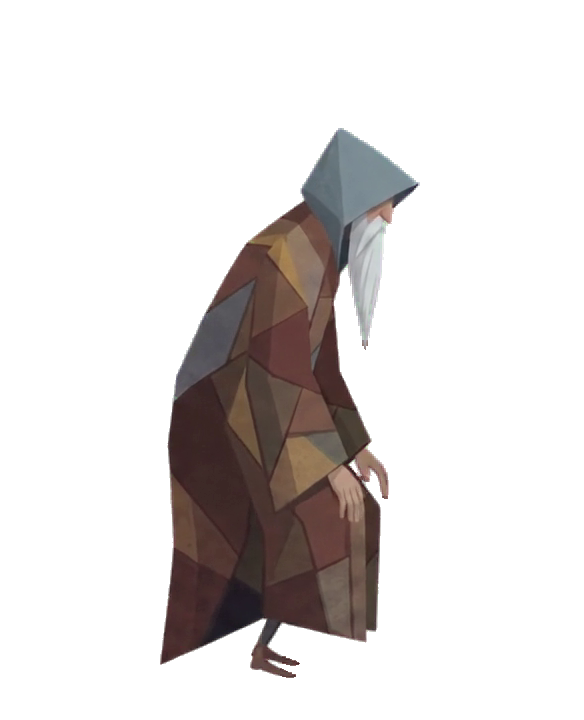
#> input picture raw/master_mason/anim/magnus_agacharse/04_limpios/c_021.png, 584 x 720 px, given in place of c_01.png, which was not available; the run also reads 1 picture not shown here
$ python igualar_color.py
#> lines starting #> are read from the running program, lines starting #| are printed output that depends on the picture; after the words box and inside, x2 and y2 are one past the last pixel; in counts of white or black regions, pixels touching at a corner belong together; pictures that were not available may be replaced by others from this repository, and a replacement may not be noted
"""Lleva el color de la tunica de todo el job al del reposo, con UNA ganancia comun.

El video del agacharse salio con la tunica algo mas oscura y menos calida que
los demas (media de los pixeles calidos del abrigo): de pie, c_001-c_010,
(91,62,59) frente a (95,70,62) del reposo. Una ganancia por canal, la misma para
los 134 sprites (sacada de los diez de pie): asi se conserva como cambia la luz
al agacharse, que una ganancia por sprite aplanaria. Se aplica en proporcion a
la saturacion (solo lo calido, sin borde entre paneles) y no toca capucha,
barba ni piernas. Copia previa en _sin_igualar_color/; parte siempre de ella.
    python igualar_color.py
"""
import glob, os, shutil
import numpy as np
from PIL import Image
aqui = os.path.dirname(os.path.abspath(__file__))
carpeta = os.path.join(aqui, '04_limpios'); copia = os.path.join(aqui, '_sin_igualar_color')
REF = os.path.join(aqui, '..', 'magnus_respirando', '04_limpios', 'c_01.png')

def tunica(rgb):
    mx = rgb.max(-1); mn = rgb.min(-1); s = (mx - mn) / np.maximum(mx, 1e-6)
#> after `mx = rgb.max(-1)`:
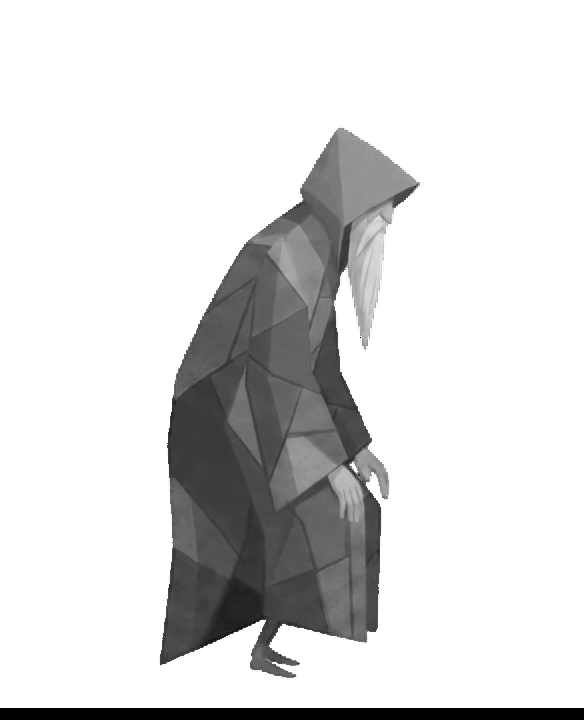
#> mx: shape (720, 584) float64; min 0, max 1, mean 0.857
#> after `mn = rgb.min(-1)`:
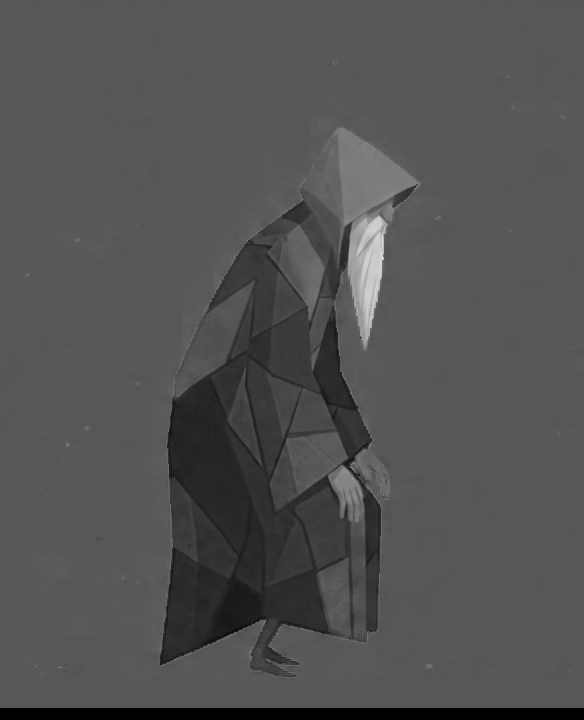
#> mn: shape (720, 584) float64; min 0, max 0.847, mean 0.322
#> after `s = (mx - mn) / np.maximum(mx, 1e-06)`:
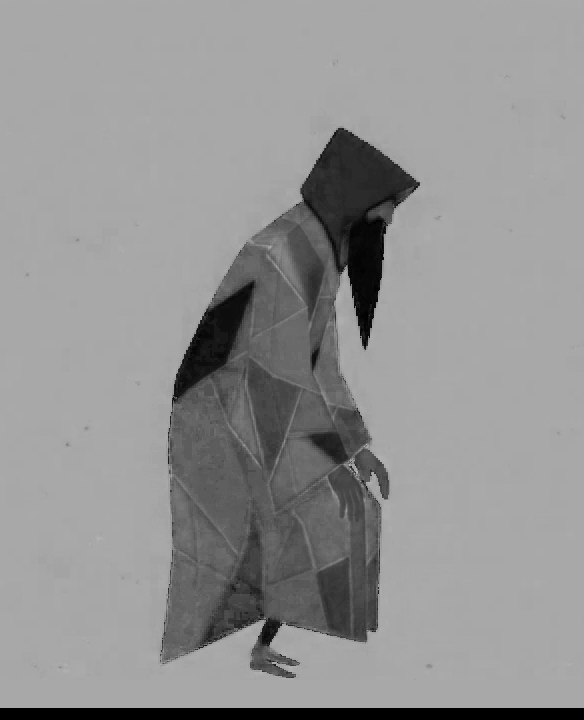
#> s: shape (720, 584) float64; min 0, max 0.778, mean 0.576
    return (rgb[..., 0] > rgb[..., 1]) & (rgb[..., 1] >= rgb[..., 2] - 0.02) & (s > 0.12) & (mx > 0.15) & (mx < 0.85)
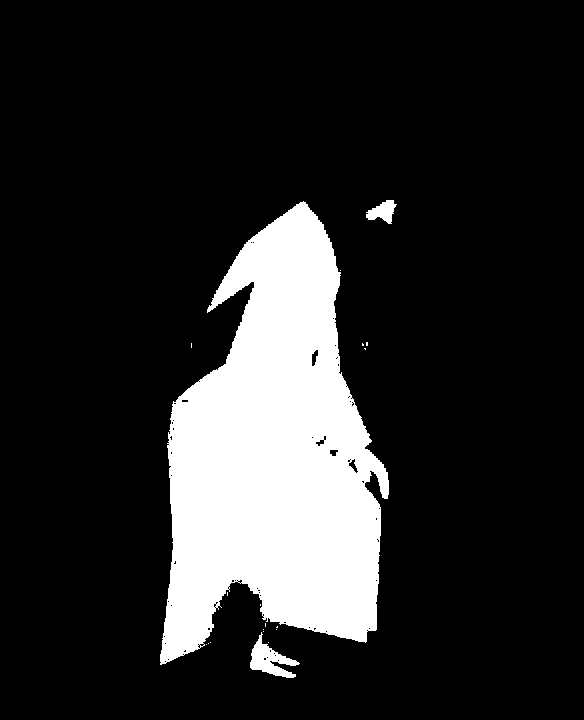
#> returned value: shape (720, 584) bool; 16.1% white; 19 white regions (16 under 20 px), largest, box (x1, y1, x2, y2) and area: (160, 201, 389, 665) 66206, (250, 632, 300, 678) 957, (366, 200, 397, 224) 418

def leer(f):
    return np.asarray(Image.open(f).convert('RGBA')).astype(float) / 255

def media(ims):
    px = [im[..., :3][(im[..., 3] > 0.8) & tunica(im[..., :3])] for im in ims]
#> px = 1 item
    return np.concatenate(px).mean(0)

if not os.path.isdir(copia):
    shutil.copytree(carpeta, copia)
fs = sorted(glob.glob(os.path.join(copia, '*.png')))
ref = media([leer(REF)])
#> ref = [0.352, 0.257, 0.228]
de_pie = [leer(f) for f in fs[:10]]
#> de_pie = 1 item
def aplicar(im, g):
    rgb = im[..., :3]; mx = rgb.max(-1); mn = rgb.min(-1); s = (mx - mn) / np.maximum(mx, 1e-6)
    peso = np.clip((s - 0.08) / 0.12, 0, 1) * (rgb[..., 0] > rgb[..., 2])
    out = im.copy(); out[..., :3] = np.clip(rgb * (1 + peso[..., None] * (g - 1)), 0, 1); return out
g = np.ones(3)
for _ in range(4):   # el peso no es 1 en toda la tunica: se afina la ganancia hasta caer en la media
    g = g * ref / media([aplicar(im, g) for im in de_pie])
#> this loop made 4 passes
#> pass 1, in aplicar, `rgb = im[..., :3]`:
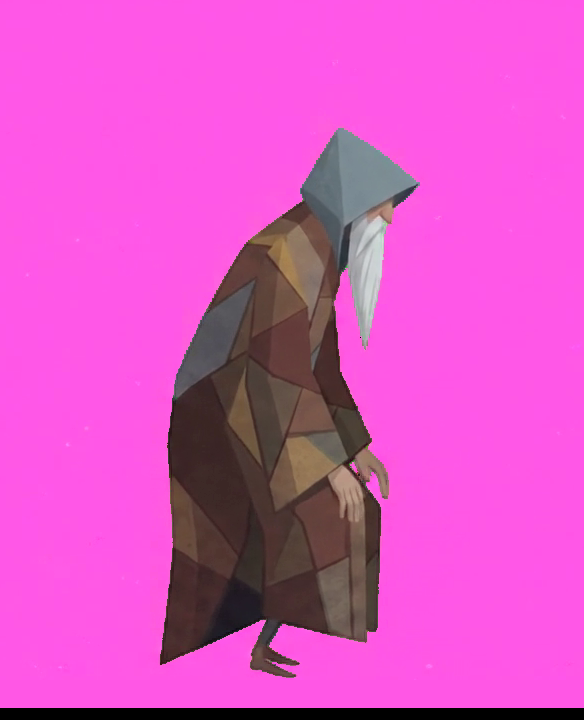
#> rgb: shape (720, 584, 3) float64; mean of channels 0, 1, 2 0.855, 0.327, 0.76; drawn as R, G, B
#> pass 1, in aplicar, `peso = np.clip((s - 0.08) / 0.12, 0, 1) * (rgb[..., 0] > rgb[..., 2])`:
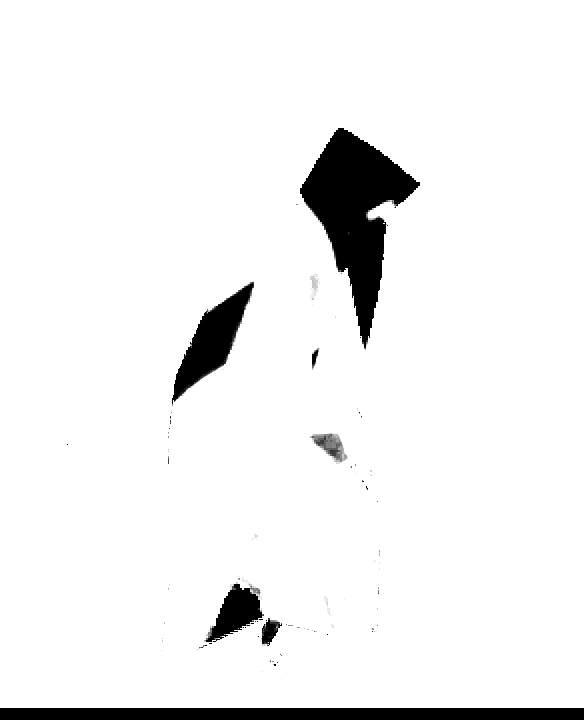
#> peso: shape (720, 584) float64; min 0, max 1, mean 0.943
for f in fs:
    Image.fromarray((aplicar(leer(f), g) * 255).round().astype(np.uint8)).save(os.path.join(carpeta, os.path.basename(f)))
print('ganancia comun (%.3f, %.3f, %.3f); reposo %s; de pie ahora %s' % (g[0], g[1], g[2],
      tuple(int(v) for v in (ref * 255).round()), tuple(int(v) for v in (media([leer(os.path.join(carpeta, os.path.basename(f))) for f in fs[:10]]) * 255).round())))
#| ganancia comun (1.000, 1.000, 1.000); reposo (90, 66, 58); de pie ahora (90, 66, 58)
